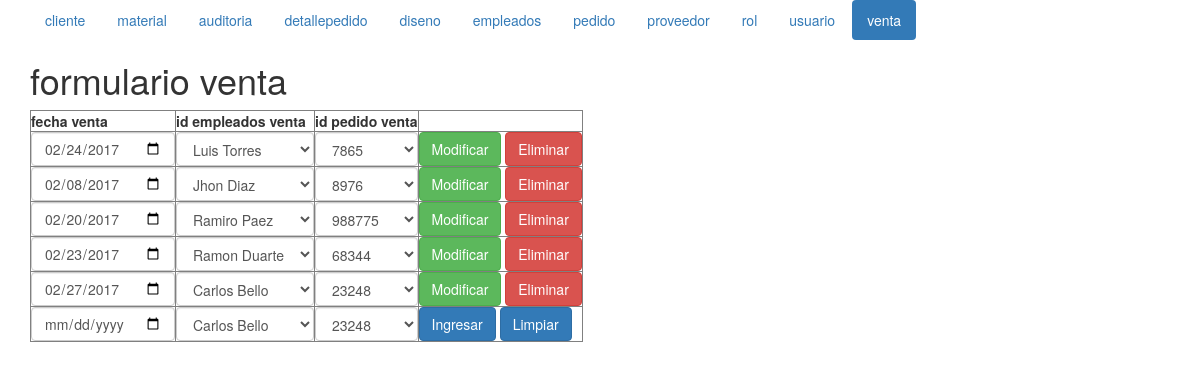
The page /formularioventa.php (signed in) on the database its author committed.
### tables this page shows
CREATE TABLE `venta` (
  `idventa` mediumint(4) NOT NULL,
  `fechaventa` date NOT NULL,
  `idempleadosventa` smallint(4) NOT NULL,
  `idpedidoventa` mediumint(4) NOT NULL
);

CREATE TABLE `empleados` (
  `idempleados` smallint(4) NOT NULL,
  `nombreempleados` varchar(60) NOT NULL,
  `telefonoempleados` int(13) NOT NULL,
  `direccionempleados` varchar(60) NOT NULL
);

CREATE TABLE `pedido` (
  `idpedido` mediumint(4) NOT NULL,
  `fechapedido` date NOT NULL,
  `valorpedido` mediumint(4) NOT NULL,
  `idclientepedido` mediumint(4) NOT NULL
);

### venta.php (called while the page is built, shortened)
<?php
class venta{
    private $_conexion;
    private $_paginacion=10;
    function __construct($conexion,$idventa,$fechaventa,$idempleadosventa,$idpedidoventa){
        $this->_conexion=$conexion;
    }
function listar($pagina){
    if ($pagina<=0){
        $listado = mysqli_query ($this->_conexion,"SELECT * FROM venta ORDER BY idventa") or
         die(mysqli_error($this->_conexion));
    } else{
$paginacionmax = $pagina * $this->_paginacion;
$paginacionmin=$paginacionmax - $this->_paginacion;
$listado = mysqli_query($this->_conexion,"SELECT * FROM venta ORDER BY idventa
LIMIT  $paginacionmin,$paginacionmax");
    }
    return $listado;
} function getpermiso($idusuario){
         $permiso=mysqli_query($this->_conexion,"SELECT ".static::class."rol AS elpermiso FROM rol WHERE idrol IN(SELECT idrolusuario FROM usuario WHERE idrolusuario=$idusuario)") or die(mysqli_error($this->_conexion));
        $unregistro=mysqli_fetch_array($permiso);
        return $unregistro["elpermiso"];
    }
}
?>

### empleados.php (called while the page is built, shortened)
<?php
class empleados{
    private $_conexion;
    private $_paginacion=10;
    function __construct($conexion,$idempleados,$nombreempleados,$telefonoempleados,$direccionempleados){
        $this->_conexion=$conexion;
    }
function listar($pagina){
    if ($pagina<=0){
        $listado = mysqli_query ($this->_conexion,"SELECT * FROM empleados ORDER BY idempleados") or
         die(mysqli_error($this->_conexion));
    } else{
$paginacionmax = $pagina * $this->_paginacion;
$paginacionmin=$paginacionmax - $this->_paginacion;
$listado = mysqli_query($this->_conexion,"SELECT * FROM empleados ORDER BY idempleados
LIMIT  $paginacionmin,$paginacionmax");
    }
    return $listado;
} function getpermiso($idusuario){
         $permiso=mysqli_query($this->_conexion,"SELECT ".static::class."rol AS elpermiso FROM rol WHERE idrol IN(SELECT idrolusuario FROM usuario WHERE idrolusuario=$idusuario)") or die(mysqli_error($this->_conexion));
        $unregistro=mysqli_fetch_array($permiso);
        return $unregistro["elpermiso"];
    }
}
?>

### pedido.php (called while the page is built, shortened)
<?php
class pedido{
    private $_conexion;
    private $_paginacion=10;
    function __construct($conexion,$idpedido,$fechapedido,$valorpedido,$idclientepedido){
        $this->_conexion=$conexion;
    }
function listar($pagina){
    if ($pagina<=0){
        $listado = mysqli_query ($this->_conexion,"SELECT * FROM pedido ORDER BY idpedido") or
         die(mysqli_error($this->_conexion));
    } else{
$paginacionmax = $pagina * $this->_paginacion;
$paginacionmin=$paginacionmax - $this->_paginacion;
$listado = mysqli_query($this->_conexion,"SELECT * FROM pedido ORDER BY idpedido
LIMIT  $paginacionmin,$paginacionmax");
    }
    return $listado;
} function getpermiso($idusuario){
         $permiso=mysqli_query($this->_conexion,"SELECT ".static::class."rol AS elpermiso FROM rol WHERE idrol IN(SELECT idrolusuario FROM usuario WHERE idrolusuario=$idusuario)") or die(mysqli_error($this->_conexion));
        $unregistro=mysqli_fetch_array($permiso);
        return $unregistro["elpermiso"];
    }
}
?>

### formularioventa.php (the view, shortened to what this page needs)
<?php
if (isset($_SESSION['id'])){
    ?>
<!DOCTYPE html>
<html>
    <head>
        <link rel="stylesheet" href="bootstrap.min.css">
    </head>
    <body>
        <div class="container">
        <?php
           include_once("menu.php");
            $pagina = (isset($_GET['pag']))?$_GET['pag']:"1";
        ?>
<header>
<h1> formulario venta</h1>
</header>
<table border="1">
<tbody>
<tr>
<th scope="col">fecha venta</th>
<th scope="col">id empleados venta</th>
<th scope="col">id pedido venta</th>
<th scope="col"></th>
</tr>
<?php
$objetoconexion = new conexion();
$conexion = $objetoconexion->conectar();
include_once("../modelo/empleados.php");
$objetoempleados= new empleados($conexion,0,'nombre','telefono','direccion');
$listaempleados= $objetoempleados->listar(0);
include_once("../modelo/pedido.php");
$objetopedido= new pedido($conexion,0,'fecha','valor','idcliente');
$listapedidos = $objetopedido->listar(0);
include_once("../modelo/venta.php");
$objetoventa= new venta($conexion,0,'fecha','idempleados','idpedido');
$listaventas = $objetoventa->listar($pagina);
$permiso = $objetoventa->getpermiso($_SESSION['id']);
if(stripos($permiso,'r')!==false){
while($unregistro = mysqli_fetch_array ($listaventas)){
    echo '<tr><form id="fmodificarventa"'.$unregistro["idventa"].' action="../controlador/controladorventa.php"
    method="post">';
    echo '<td><input type="hidden" name="fidventa"  value="'.$unregistro['idventa'].'">';
    echo '<input  class="form-control" type="date" name="ffechaventa" value="'.$unregistro['fechaventa'].'"></td>';
    echo '<td><select name="fidempleadosventa" class="form-control">';
    while($registroempleados= mysqli_fetch_array ($listaempleados)){
        echo '<option value="'.$registroempleados['idemleados'].'"';
        if($unregistro['idempleadosventa']==$registroempleados['idempleados']){
             echo " selected ";
        }
       echo '>'.$registroempleados['nombreempleados'].'</option>';
    }
     mysqli_data_seek($listaempleados,0);
     echo "</select></td>";
      echo '<td><select name="fidpedidoventa" class="form-control">';
    while($registropedido= mysqli_fetch_array ($listapedidos)){
        echo '<option value="'.$registropedido['idpedido'].'"';
        if($unregistro['idpedidoventa']==$registropedido['idpedido']){
             echo " selected ";
        }
       echo '>'.$registropedido['valorpedido'].'</option>';
    }
     mysqli_data_seek($listapedidos,0);
     echo "</select></td>";
    echo '<td><button class="btn btn-success" type="submit" name="fenviar" value="modificar">Modificar</button>
    <button class="btn btn-danger" type="submit" name="fenviar" value="eliminar">Eliminar</button></td>';
    echo '</form> </tr>';
}
      }
?>
<tr><form id="fingresarventa" action="../controlador/controladorventa.php" method="post">
<td><input type="hidden" name="fidventa" value="0">
    <input  class="form-control" type="date" name="ffechaventa"></td>
    <td><select name="fidempleadosventa" class="form-control">
    <?php
    while($registroempleadosventa = mysqli_fetch_array ($listaempleados)){
        echo '<option value="'.$registroempleadosventa['idempleados'].'">'.$registroempleadosventa['nombreempleados'].'</option>';
    }
    ?>
</select></td>
    <td><select name="fidpedidoventa" class="form-control">
    <?php
    while($registropedidoventa = mysqli_fetch_array ($listapedidos)){
        echo '<option value="'.$registropedidoventa['idpedidos'].'">'.$registropedidoventa['valorpedido'].'</option>';
    }
    ?>
</select></td>
<td><button class="btn btn-primary" type="submit" name="fenviar" value="ingresar">Ingresar</button>
<button class="btn btn-primary" type="reset" name="fenviar" value="limpiar">Limpiar</button></td>
</form> </tr>
</tbody>
</table>
        </div>
</body>
</html>
<?php
}else{
    header( "location:../index.php");
     }
?>

### rows shown on the page
venta: ffechaventa "02/24/2017", fidempleadosventa "Luis Torres", fidpedidoventa "7865"
venta: ffechaventa "02/08/2017", fidempleadosventa "Jhon Diaz", fidpedidoventa "8976"
venta: ffechaventa "02/20/2017", fidempleadosventa "Ramiro Paez", fidpedidoventa "988775"
venta: ffechaventa "02/23/2017", fidempleadosventa "Ramon Duarte", fidpedidoventa "68344"
venta: ffechaventa "02/27/2017", fidempleadosventa "Carlos Bello", fidpedidoventa "23248"

### other values the page prints
form field fidempleadosventa "Carlos Bello"
form field fidpedidoventa "23248"
